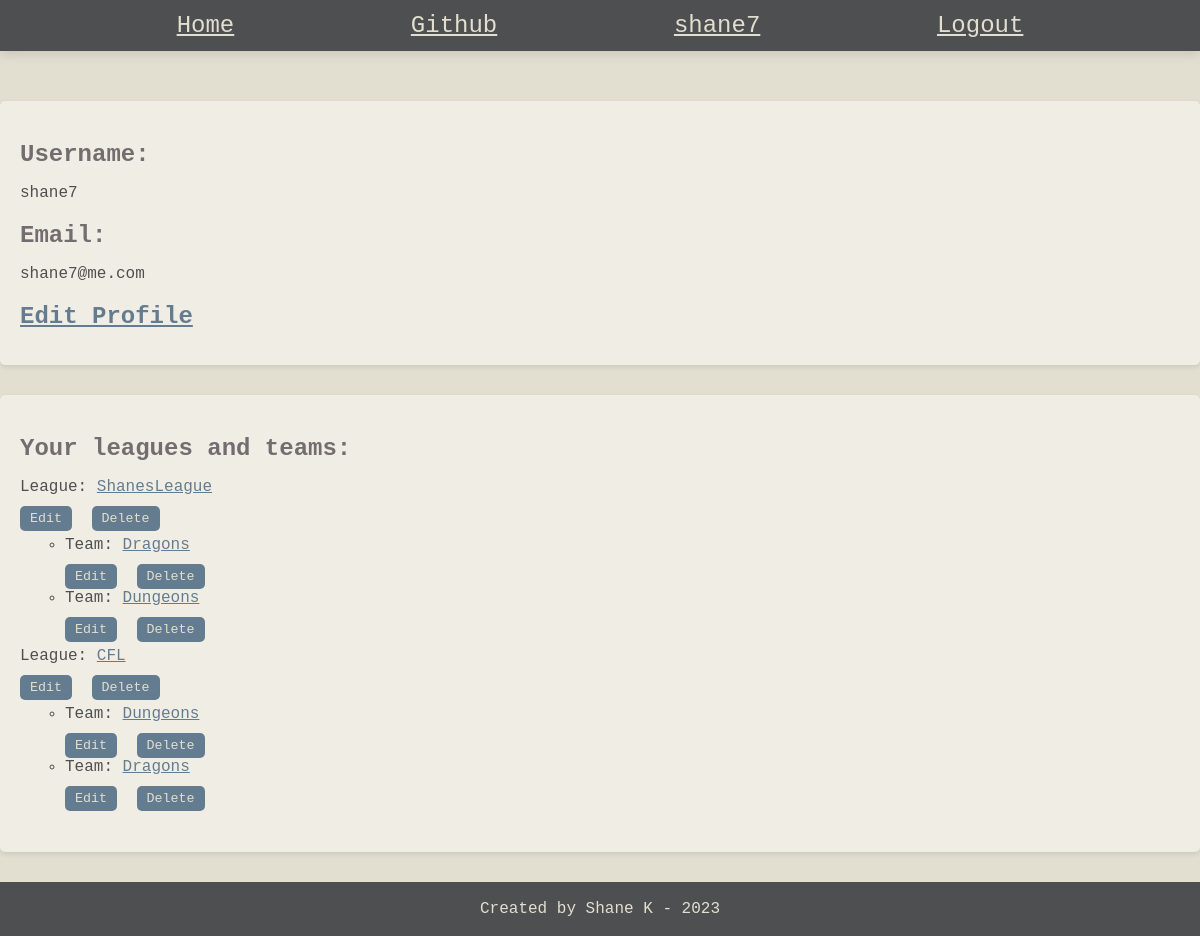
/rpiapp/userprofile/5/ (signed in), run on the app's committed database.
### rpiapp/models.py (models this page shows)
class League(models.Model):
    created_by = models.ForeignKey(User, on_delete=models.SET_NULL, related_name="user_leagues", null=True)
    name = models.CharField(max_length=100, unique=True)
    def __str__(self):
        return self.name

class Team(models.Model):
    created_by = models.ForeignKey(User, on_delete=models.SET_NULL, related_name="user_teams", null=True)
    league = models.ForeignKey(League, on_delete=models.CASCADE, related_name="teams", null=True)
    name = models.CharField(max_length=100)
    class Meta:
        unique_together = ('league','name')
    def __str__(self):
        return self.name

### rpiapp/views.py (the view)
# urls.py: path("userprofile/<int:user_id>/", login_required(user_profile.as_view()), name="user_profile"),
class user_profile(ListView):
    model = User
    context_object_name = "user_created"
    template_name = "rpiapp/user_profile.html"
    def get_context_data(self, **kwargs):
        context =  super().get_context_data(**kwargs)
        leagues = League.objects.filter(created_by=self.request.user)
        teams = Team.objects.filter(created_by=self.request.user)
        context['leagues'] = leagues
        context['teams'] = teams
        return context

### rpiapp/templates/rpiapp/user_profile.html (shortened to what this page needs)
{% extends 'rpiapp/base.html' %}
{% block content %}
<body>
    <section>
        <h2>Username:</h2><p> {{user.username}}</p>
        <h2>Email: </h2><p>{{user.email}}</p>
        <h2><a href="{% url 'rpiapp:edit_profile' user.id %}">Edit Profile</a></h2>
    </section>
    <section>
        <h2>Your leagues and teams: </h2>
        <ul>
            {% for league in  leagues %}
            <li>League: <a href="{% url 'rpiapp:league_details' league.id %}">{{league}}</a></li>
            <form action="{% url 'rpiapp:edit_league' league.id %}">
                <button type="submit">Edit</button>
            </form>
            <form style="display:inline;" action="{% url 'rpiapp:delete_league' league.id %}" method="post">
                <button type="submit">Delete</button>
            </form>
            <ul>
                {% for team in teams %}
                    {% if team.league == league %}
                    <li>Team: <a href="{% url 'rpiapp:team_details' league.id team.id %}">{{team}}</a></li>
                    <form action="{% url 'rpiapp:edit_team' league.id team.id %}">
                        <button type="submit">Edit</button>
                    </form>
                    <form style="display:inline;" action="{% url 'rpiapp:delete_team' league.id team.id %}" method="post">
                        <button type="submit">Delete</button>
                    </form>
                    {% endif %}
                {% endfor %}
            </ul>
            {% endfor %}
        </ul>
    </section>
</body>
{% endblock %}

### rpiapp/templates/rpiapp/base.html (shortened to what this page needs)
{% load static %}
<!DOCTYPE html>
<html lang="en">
<head>
    <link rel="stylesheet" href="{% static 'rpiapp/base.css' %}">
    <link rel="stylesheet" href="{% static 'rpiapp/main.css' %}">
</head>
<body>
    <header>
            <a href="{% url 'rpiapp:index' %}"> Home </a>
            <a href="https://github.com/shaneking-code" target="_blank"> Github </a>
            {% if user.is_authenticated %}
            <a href="{% url 'rpiapp:user_profile' user.id %}">{{user.username}}</a>
            <a href="{% url 'rpiapp:logout_user' %}"> Logout </a>
            {% elif request.path != "/rpiapp/login/" %}
            <a href="{% url 'rpiapp:login_user' %}">Login</a><span> or </span><a href="{% url 'rpiapp:register_user' %}">Create account</a>
            {% endif %}
    </header>
    {% block content %}{% endblock %}
    <footer>
        Created by Shane K - <script>document.write(new Date().getFullYear())</script>
    </footer>
</body>
</html>

### rpiapp/static/rpiapp/base.css (style rules this page uses)
:root { --main-dark-grey: #4E4F50; --main-light-gray: #746C70; --main-tan: #E2DED0; --main-blue-gray: #647C90; --link-blue: #0000EE; --link-purple: #551A8B; }
* { font-family: 'Courier New', Courier, monospace; }
html { margin: 0; padding: 0; }
body { background-color: var(--main-tan); color: var(--main-dark-grey); margin: 0; }
header { background-color: var(--main-dark-grey); display: flex; justify-content: space-evenly; padding-top: 1%; padding-bottom: 1%; font-size: 24px; box-shadow: 0px 4px 10px rgba(0,0,0,0.1); }
header a { color: var(--main-tan); }
footer { background-color: var(--main-dark-grey); color: var(--main-tan); width: 100%; padding-bottom: 1.5%; padding-top: 1.5%; text-align: center; margin-top: auto; margin-left: auto; margin-right: auto; }

### rpiapp/static/rpiapp/main.css (style rules this page uses)
:root { --main-dark-grey: #4E4F50; --main-light-gray: #746C70; --main-tan: #E2DED0; --main-blue-gray: #647C90; --link-blue: #0000EE; --link-purple: #551A8B; }
body { font-family: Arial, sans-serif; color: #4E4F50; background-color: #E2DED0; margin: 0; padding: 0; }
h2 { color: #746C70; margin-bottom: 15px; }
section { margin-bottom: 30px; padding: 20px; background-color: #F0EEE4; border-radius: 5px; box-shadow: 0px 2px 5px rgba(0, 0, 0, 0.1); }
ul { list-style-type: none; padding: 0; }
ul ul { list-style-type:circle; padding: 5px; margin-left: 40px; }
li { margin-bottom: 10px; }
a { color: #647C90; }
form { display: inline; margin-right: 10px; }
button[type="submit"] { background-color: #647C90; color: #E2DED0; border: none; padding: 5px 10px; border-radius: 5px; cursor: pointer; }

### data on the page
League: name "ShanesLeague"
Team: name "Dragons"
Team: name "Dungeons"
League: name "CFL"
Team: name "Dungeons"
Team: name "Dragons"

### other printed values
{{ user.username }} "shane7"
{{ user.email }} "shane7@me.com"
